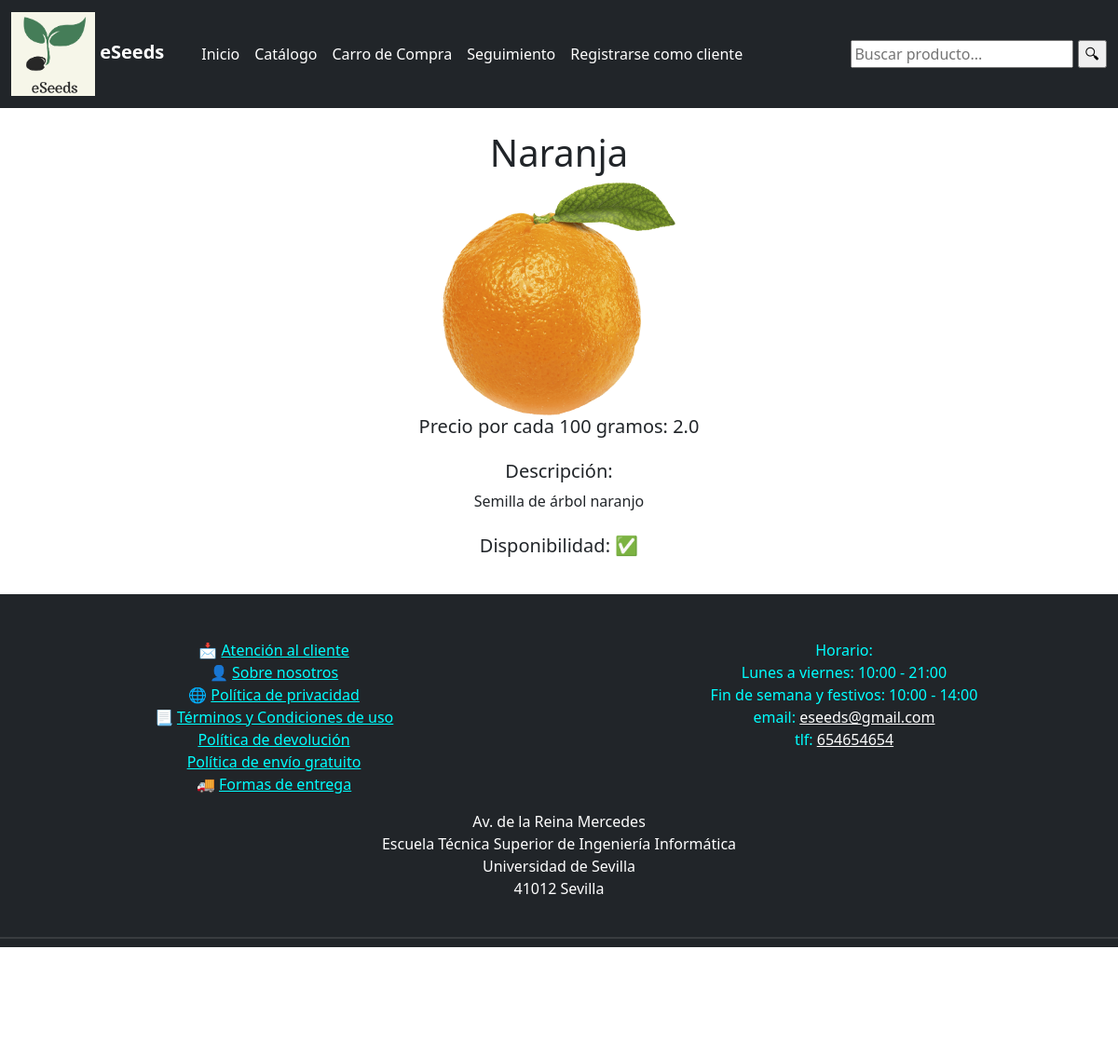
The page /catalogo/1/ on the database its author committed.
### eSeeds/models.py (models this page shows, shortened)
class Producto(models.Model):
    nombre = models.CharField(max_length= 100, blank=False, null=False)
    precio = models.FloatField(null=False)
    descripcion = models.TextField(max_length=255, blank=False, null=False)
    disponibilidad = models.BooleanField(blank=False, null=False)
    imagen = models.ImageField(null=True, upload_to='media')

### eSeeds/views.py (the view, shortened to what this page needs)
# urls.py: path('catalogo/<int:producto_id>/', views.detalles_producto, name="producto"),
def detalles_producto(request, producto_id):
    if request.method == 'GET':
        producto = get_object_or_404(Producto, pk=producto_id)
        return render(request, 'producto.html', {'producto': producto, 'MEDIA_URL': settings.MEDIA_URL}) #se le pasa lo que está entre ''

### eSeeds/context_processor.py (called while the page is built)
def total_carro(request):
    total = 0
    if "carro" in request.session.keys():
        for key, value in request.session["carro"].items():
            total += int(value["acumulado"])
    return {"total_carro": total}

### eSeeds/templates/producto.html (shortened to what this page needs)
{% extends 'base.html' %}
{% block content %}
    <head>
        <link href="https://cdn.jsdelivr.net/npm/bootstrap@5.2.2/dist/css/bootstrap.min.css" rel="stylesheet">
    </head>
    <body>
        <div class="container" style="text-align:center">
            <br>
            <h1 class="titulo-producto">{{producto.nombre}}</h1>
            <img src= "{{MEDIA_URL}}{{producto.imagen}}"  width=250px height=250px>
            <div class="row" style="text-align:center">
                <h5>Precio por cada 100 gramos: {{producto.precio}}</h5><br><br>
                <h5>Descripción:</h5><br>
                <p>{{producto.descripcion}}</p>
                <br><br>
                {% if producto.disponibilidad == True %}
                    <h5>Disponibilidad: ✅<h5>
                {% else %}
                    <h5>Disponibilidad: ❌<h5>
                {% endif %}
            </div>
            <br>
        </div>
    </body>
{% endblock %}

### rows shown on the page
Producto: nombre "Naranja", imagen (picture), precio "2.0", descripcion "Semilla de árbol naranjo"
